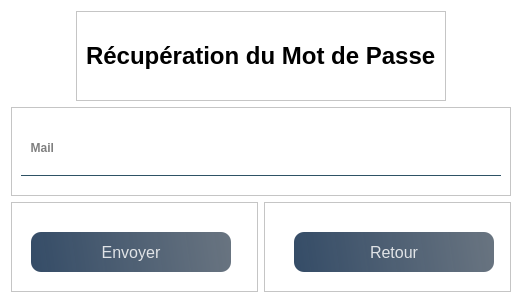
<?xml version="1.0" encoding="UTF-8"?>
<ui version="4.0">
 <class>Form</class>
 <widget class="QWidget" name="Form">
  <property name="geometry">
   <rect>
    <x>0</x>
    <y>0</y>
    <width>513</width>
    <height>303</height>
   </rect>
  </property>
  <property name="windowTitle">
   <string>Form</string>
  </property>
  <property name="styleSheet">
   <string notr="true">background-color: rgb(255, 255, 255);</string>
  </property>
  <layout class="QVBoxLayout" name="verticalLayout">
   <item alignment="Qt::AlignHCenter">
    <widget class="QFrame" name="frame">
     <property name="frameShape">
      <enum>QFrame::StyledPanel</enum>
     </property>
     <property name="frameShadow">
      <enum>QFrame::Raised</enum>
     </property>
     <layout class="QHBoxLayout" name="horizontalLayout_2">
      <item>
       <widget class="QLabel" name="label">
        <property name="font">
         <font>
          <pointsize>18</pointsize>
          <weight>75</weight>
          <bold>true</bold>
         </font>
        </property>
        <property name="text">
         <string>Récupération du Mot de Passe</string>
        </property>
       </widget>
      </item>
     </layout>
    </widget>
   </item>
   <item alignment="Qt::AlignHCenter">
    <widget class="QFrame" name="frame_2">
     <property name="minimumSize">
      <size>
       <width>500</width>
       <height>50</height>
      </size>
     </property>
     <property name="maximumSize">
      <size>
       <width>16777215</width>
       <height>100</height>
      </size>
     </property>
     <property name="frameShape">
      <enum>QFrame::StyledPanel</enum>
     </property>
     <property name="frameShadow">
      <enum>QFrame::Raised</enum>
     </property>
     <layout class="QHBoxLayout" name="horizontalLayout_3">
      <item>
       <widget class="QLineEdit" name="username">
        <property name="maximumSize">
         <size>
          <width>16777215</width>
          <height>50</height>
         </size>
        </property>
        <property name="font">
         <font>
          <weight>75</weight>
          <bold>true</bold>
         </font>
        </property>
        <property name="styleSheet">
         <string notr="true">background-color:rgba(0, 0, 0, 0);
border:1px solid rgba(0, 0, 0, 0);
border-bottom-color:rgba(46, 82, 101, 255);
color:black;
font-weight: bold;
padding-bottom:7px</string>
        </property>
        <property name="placeholderText">
         <string>  Mail</string>
        </property>
       </widget>
      </item>
     </layout>
    </widget>
   </item>
   <item>
    <layout class="QHBoxLayout" name="horizontalLayout">
     <item>
      <widget class="QFrame" name="frame_3">
       <property name="frameShape">
        <enum>QFrame::StyledPanel</enum>
       </property>
       <property name="frameShadow">
        <enum>QFrame::Raised</enum>
       </property>
       <widget class="QPushButton" name="boutonSeConnecter">
        <property name="geometry">
         <rect>
          <x>20</x>
          <y>30</y>
          <width>200</width>
          <height>40</height>
         </rect>
        </property>
        <property name="minimumSize">
         <size>
          <width>200</width>
          <height>40</height>
         </size>
        </property>
        <property name="maximumSize">
         <size>
          <width>400</width>
          <height>1677215</height>
         </size>
        </property>
        <property name="font">
         <font>
          <pointsize>12</pointsize>
         </font>
        </property>
        <property name="styleSheet">
         <string notr="true">QPushButton#boutonSeConnecter{	
	background-color: qlineargradient(spread:pad, x1:0, y1:0.505682, x2:1, y2:0.477, stop:0 rgba(20, 47, 78, 219), stop:1 rgba(85, 98, 112, 226));
	color:rgba(255, 255, 255, 210);
	border-radius:10px;
}
QPushButton#boutonSeConnecter:hover{	
	background-color: qlineargradient(spread:pad, x1:0, y1:0.505682, x2:1, y2:0.477, stop:0 rgba(40, 67, 98, 219), stop:1 rgba(105, 118, 132, 226));
}
QPushButton#boutonSeConnecter:pressed{	
	padding-left:5px;
	padding-top:5px;
	background-color:(255, 255, 255, 210);
}
</string>
        </property>
        <property name="text">
         <string>Envoyer</string>
        </property>
       </widget>
      </widget>
     </item>
     <item>
      <widget class="QFrame" name="frame_4">
       <property name="frameShape">
        <enum>QFrame::StyledPanel</enum>
       </property>
       <property name="frameShadow">
        <enum>QFrame::Raised</enum>
       </property>
       <widget class="QPushButton" name="retour">
        <property name="geometry">
         <rect>
          <x>30</x>
          <y>30</y>
          <width>200</width>
          <height>40</height>
         </rect>
        </property>
        <property name="minimumSize">
         <size>
          <width>200</width>
          <height>40</height>
         </size>
        </property>
        <property name="maximumSize">
         <size>
          <width>400</width>
          <height>1677215</height>
         </size>
        </property>
        <property name="font">
         <font>
          <pointsize>12</pointsize>
         </font>
        </property>
        <property name="styleSheet">
         <string notr="true">QPushButton#retour{	
	background-color: qlineargradient(spread:pad, x1:0, y1:0.505682, x2:1, y2:0.477, stop:0 rgba(20, 47, 78, 219), stop:1 rgba(85, 98, 112, 226));
	color:rgba(255, 255, 255, 210);
	border-radius:10px;
}
QPushButton#retour:hover{	
	background-color: qlineargradient(spread:pad, x1:0, y1:0.505682, x2:1, y2:0.477, stop:0 rgba(40, 67, 98, 219), stop:1 rgba(105, 118, 132, 226));
}
QPushButton#retour:pressed{	
	padding-left:5px;
	padding-top:5px;
	background-color:(255, 255, 255, 210);
}
</string>
        </property>
        <property name="text">
         <string>Retour</string>
        </property>
       </widget>
      </widget>
     </item>
    </layout>
   </item>
  </layout>
 </widget>
 <resources/>
 <connections/>
</ui>
